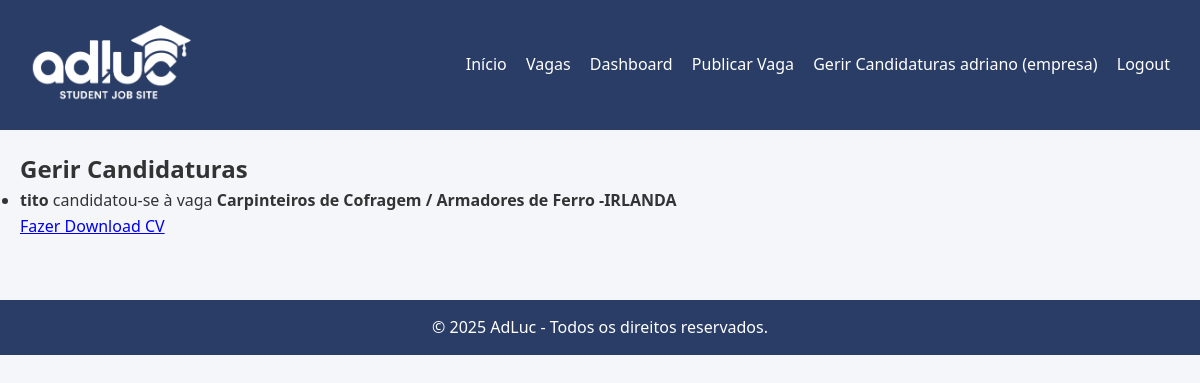
/gerir_candidaturas (signed in), run on the app's committed database.
### modelos/modelos.py (models this page shows, shortened)
class Candidatura(db.Model):
    __tablename__ = "candidaturas"
    id = db.Column(db.Integer, primary_key=True)
    estudante_id = db.Column(db.Integer, db.ForeignKey("utilizadores.id"), nullable=False)
    vaga_id = db.Column(db.Integer, db.ForeignKey("vagas.id"), nullable=False)
    ficheiro_cv = db.Column(db.String(200), nullable=False)
    estudante = db.relationship("Utilizador", backref="candidaturas", lazy=True)

class Utilizador(db.Model):
    __tablename__ = "utilizadores"
    id = db.Column(db.Integer, primary_key=True)
    nome = db.Column(db.String(100), nullable=False)
    email = db.Column(db.String(100), unique=True, nullable=False)
    senha_hash = db.Column(db.String(200), nullable=False)
    tipo = db.Column(db.String(20), nullable=False)  # estudante, empresa, admin

class Vaga(db.Model):
    __tablename__ = "vagas"
    id = db.Column(db.Integer, primary_key=True)
    titulo = db.Column(db.String(200), nullable=False)
    categoria = db.Column(db.String(200), nullable=True)
    descricao = db.Column(db.Text, nullable=False)
    cidade = db.Column(db.String(100), nullable=True)
    horario = db.Column(db.String(50), nullable=True)      # full-time, part-time, remoto
    tipo = db.Column(db.String(50), nullable=True)         # emprego, estagio, bolsa
    externa = db.Column(db.Boolean, default=False, nullable=False)
    link_externo = db.Column(db.String(500), nullable=True)
    empresa_id = db.Column(db.Integer, db.ForeignKey("utilizadores.id"), nullable=True)
    empresa = db.relationship("Utilizador", backref="vagas", lazy=True)
    candidaturas = db.relationship("Candidatura", backref="vaga", cascade="all, delete-orphan")

### app.py (the view)
@app.route("/gerir_candidaturas")
def gerir_candidaturas():
    if session.get("tipo") != "empresa":
        return redirect(url_for("pagina_login"))
    candidaturas = Candidatura.query.join(Vaga).filter(Vaga.empresa_id == session["utilizador_id"]).all()
    return render_template("gerir_candidaturas.html", candidaturas=candidaturas)

### templates/gerir_candidaturas.html
{% extends "base.html" %}
{% block conteudo %}
<h2>Gerir Candidaturas</h2>
<ul>
    {% for cand in candidaturas %}
        <li>
            <b>{{ cand.estudante.nome }}</b> candidatou-se à vaga <b>{{ cand.vaga.titulo }}</b><br>
            <a href="{{ url_for('download_cv', filename=cand.ficheiro_cv) }}">Fazer Download CV</a>
        </li>
    {% else %}
        <p>Nenhuma candidatura recebida ainda.</p>
    {% endfor %}
</ul>
{% endblock %}

### static/css/style.css (style rules this page uses)
:root { --cor-primaria: #2a3d66; --cor-secundaria: #1b2947; --cor-sucesso: #28a745; --cor-erro: #dc3545; --cor-bg: #f4f6f9; --cor-branca: #ffffff; }
* { margin: 0; padding: 0; box-sizing: border-box; }
body { font-family: 'Segoe UI', Tahoma, Geneva, Verdana, sans-serif; background-color: var(--cor-bg); color: #333; line-height: 1.6; }

### data on the page
Candidatura: estudante.nome "tito", vaga.titulo "Carpinteiros de Cofragem / Armadores de Ferro -IRLANDA"

### other printed values
{{ session.get("nome") }} "adriano"
{{ session.get("tipo") }} "empresa"
